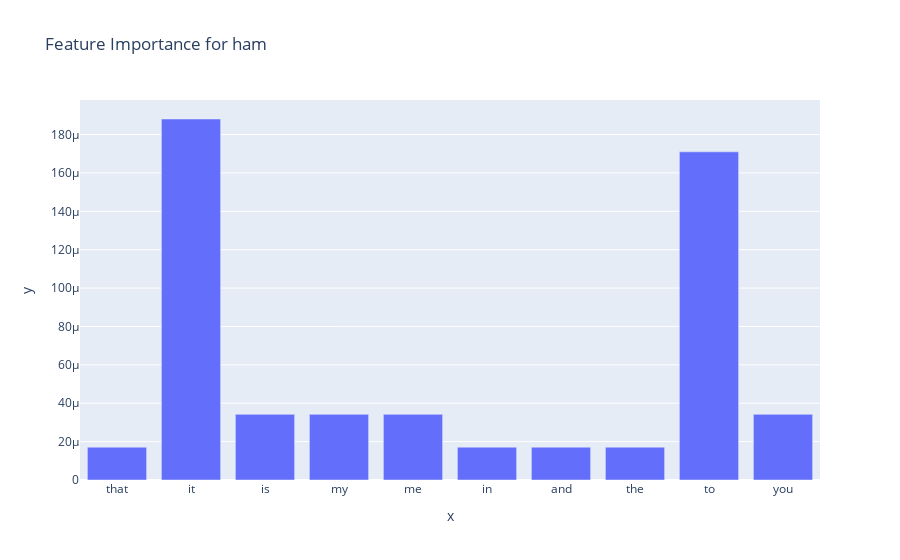

This figure's notebook cell:
### Markdown cell above
## Explainability of sklearn nb model

### Code cell
import numpy as np

feature_names = np.array(vectorizer.get_feature_names_out())
log_prob = nb.feature_log_prob_
feature_importance = feature_names[np.argsort(log_prob)]

#plotly plot of feature importance
for i, label in enumerate(nb.classes_):
    fig = px.bar(x=feature_importance[i][-10:], y=np.exp(log_prob[i][-10:]), title=f'Feature Importance for {label}')
    fig.show()

### Figure 1 — Plotly figure (JSON) as saved in the notebook; plotly's stock layout.template omitted (floating-point values rounded to 4 significant figures)
{"data": [{"alignmentgroup": "True", "hovertemplate": "x=%{x}<br>y=%{y}<extra></extra>", "legendgroup": "", "marker": {"color": "#636efa", "pattern": {"shape": ""}}, "name": "", "offsetgroup": "", "orientation": "v", "showlegend": false, "textposition": "auto", "type": "bar", "x": ["that", "it", "is", "my", "me", "in", "and", "the", "to", "you"], "xaxis": "x", "y": [1.71e-05, 0.0001881, 3.42e-05, 3.42e-05, 3.42e-05, 1.71e-05, 1.71e-05, 1.71e-05, 0.000171, 3.42e-05], "yaxis": "y"}], "layout": {"barmode": "relative", "legend": {"tracegroupgap": 0}, "title": {"text": "Feature Importance for ham"}, "xaxis": {"anchor": "y", "domain": [0, 1], "title": {"text": "x"}}, "yaxis": {"anchor": "x", "domain": [0, 1], "title": {"text": "y"}}}}
